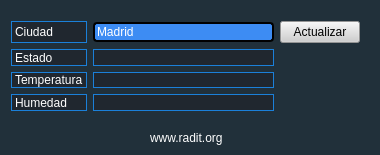
<?xml version="1.0" encoding="UTF-8"?>
<ui version="4.0">
 <class>MainWindow</class>
 <widget class="QMainWindow" name="MainWindow">
  <property name="geometry">
   <rect>
    <x>0</x>
    <y>0</y>
    <width>380</width>
    <height>155</height>
   </rect>
  </property>
  <property name="windowTitle">
   <string>Meteo V 1.0.2</string>
  </property>
  <property name="windowIcon">
   <iconset resource="meteo.qrc">
    <normaloff>:/newPrefix/ico.png</normaloff>:/newPrefix/ico.png</iconset>
  </property>
  <property name="styleSheet">
   <string notr="true">background-color: rgb(33, 48, 58);</string>
  </property>
  <widget class="QWidget" name="centralWidget">
   <widget class="QLabel" name="label_3">
    <property name="geometry">
     <rect>
      <x>150</x>
      <y>130</y>
      <width>161</width>
      <height>16</height>
     </rect>
    </property>
    <property name="styleSheet">
     <string notr="true">color: rgb(255, 255, 255);</string>
    </property>
    <property name="text">
     <string>www.radit.org </string>
    </property>
   </widget>
   <widget class="QWidget" name="layoutWidget">
    <property name="geometry">
     <rect>
      <x>0</x>
      <y>10</y>
      <width>371</width>
      <height>112</height>
     </rect>
    </property>
    <layout class="QGridLayout" name="gridLayout">
     <item row="0" column="0">
      <widget class="QLabel" name="label">
       <property name="styleSheet">
        <string notr="true">background-color: rgb(32, 39, 47);
   border: 1px solid rgb(27, 128, 217);
color: rgb(255, 255, 255);
</string>
       </property>
       <property name="text">
        <string>Ciudad</string>
       </property>
      </widget>
     </item>
     <item row="0" column="1">
      <widget class="QLineEdit" name="lineCiudad">
       <property name="styleSheet">
        <string notr="true">border: 2px solid #000000;
     border-radius:4px;
     
background-color: rgb(61, 140, 243);
     min-width: 80px;
font: 75 11pt &quot;MS Shell Dlg 2&quot;;
color: rgb(255, 255, 255);</string>
       </property>
       <property name="text">
        <string>Madrid</string>
       </property>
      </widget>
     </item>
     <item row="1" column="0">
      <widget class="QLabel" name="label_2">
       <property name="styleSheet">
        <string notr="true">background-color: rgb(32, 39, 47);
   border: 1px solid rgb(27, 128, 217);
color: rgb(255, 255, 255);
</string>
       </property>
       <property name="text">
        <string>Estado</string>
       </property>
      </widget>
     </item>
     <item row="1" column="1">
      <widget class="QLabel" name="labelEstado">
       <property name="styleSheet">
        <string notr="true">background-color: rgb(32, 39, 47);
   border: 1px solid rgb(27, 128, 217);
color: rgb(255, 255, 255);
</string>
       </property>
      </widget>
     </item>
     <item row="2" column="0">
      <widget class="QLabel" name="label_4">
       <property name="styleSheet">
        <string notr="true">background-color: rgb(32, 39, 47);
   border: 1px solid rgb(27, 128, 217);
color: rgb(255, 255, 255);
</string>
       </property>
       <property name="text">
        <string>Temperatura</string>
       </property>
      </widget>
     </item>
     <item row="2" column="1">
      <widget class="QLabel" name="labelTemperatura">
       <property name="styleSheet">
        <string notr="true">background-color: rgb(32, 39, 47);
   border: 1px solid rgb(27, 128, 217);
color: rgb(255, 255, 255);
</string>
       </property>
      </widget>
     </item>
     <item row="3" column="0">
      <widget class="QLabel" name="label_6">
       <property name="styleSheet">
        <string notr="true">background-color: rgb(32, 39, 47);
   border: 1px solid rgb(27, 128, 217);
color: rgb(255, 255, 255);
</string>
       </property>
       <property name="text">
        <string>Humedad</string>
       </property>
      </widget>
     </item>
     <item row="3" column="1">
      <widget class="QLabel" name="labelHumedad">
       <property name="styleSheet">
        <string notr="true">background-color: rgb(32, 39, 47);
   border: 1px solid rgb(27, 128, 217);
color: rgb(255, 255, 255);
</string>
       </property>
      </widget>
     </item>
     <item row="0" column="2">
      <widget class="QPushButton" name="BtnActualizar">
       <property name="cursor">
        <cursorShape>PointingHandCursor</cursorShape>
       </property>
       <property name="toolTip">
        <string>Actualizar ahora</string>
       </property>
       <property name="styleSheet">
        <string notr="true">QPushButton {

background-color: rgb(207, 207, 207);
color: rgb(0, 0, 0);

    
 }

 

QPushButton:hover {
     background-color: qlineargradient(x1: 0, y1: 0, x2: 0, y2: 1,
                                       stop: 0 #f5b14e, stop: 1 #fff9ef);
 }

</string>
       </property>
       <property name="text">
        <string>Actualizar</string>
       </property>
      </widget>
     </item>
    </layout>
   </widget>
  </widget>
 </widget>
 <layoutdefault spacing="6" margin="11"/>
 <resources>
  <include location="meteo.qrc"/>
 </resources>
 <connections>
  <connection>
   <sender>BtnActualizar</sender>
   <signal>clicked()</signal>
   <receiver>MainWindow</receiver>
   <slot>slot_Actualizar()</slot>
   <hints>
    <hint type="sourcelabel">
     <x>269</x>
     <y>23</y>
    </hint>
    <hint type="destinationlabel">
     <x>258</x>
     <y>137</y>
    </hint>
   </hints>
  </connection>
 </connections>
 <slots>
  <slot>slot_Actualizar()</slot>
 </slots>
</ui>
